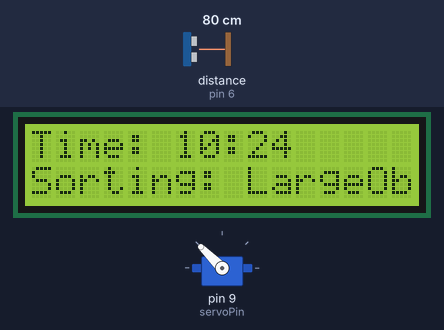
Simulated run of this sketch. Board: Arduino Uno, built with avr-gcc and run on an emulated ATmega328P. On the bench: 16×2 character LCD, servo. Wiring (inferred from the names in the program): ultrasonic range finder: trigger pin 7; echo pin 6. The inputs (shaded band) are chosen by the test bench; at power-on: distance to the obstacle (sensor on pin 6) 80 cm. The echo pulse lasts 58.3 µs per cm; the local clock reads 2024-03-15 10:24:30 at power-on unless the sketch sets it; what the sketch prints to the serial monitor is not drawn.

Above: at 2.2 s.
At 3.2 s:
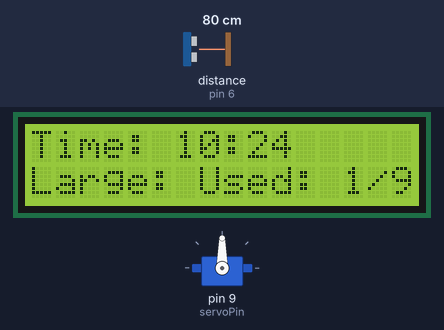
3.3 s: distance to the obstacle (sensor on pin 6) set to 13 cm
9.8 s: distance to the obstacle (sensor on pin 6) set to 10 cm
At 13.1 s:
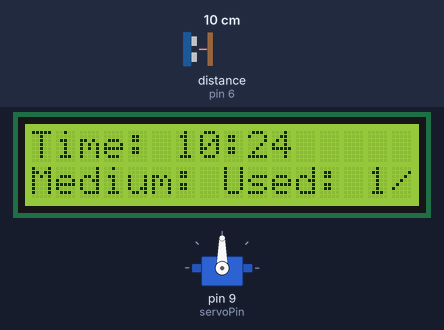
17.6 s: distance to the obstacle (sensor on pin 6) set to 7 cm
21.8 s: distance to the obstacle (sensor on pin 6) set to 4 cm
At 25.3 s:
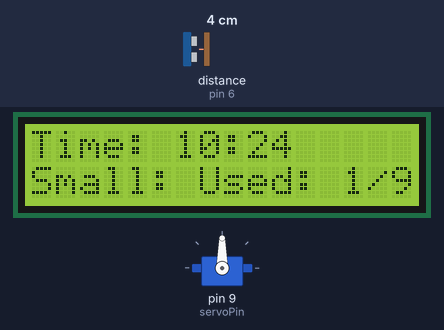
29.2 s: distance to the obstacle (sensor on pin 6) set to 18 cm
At 31.9 s:
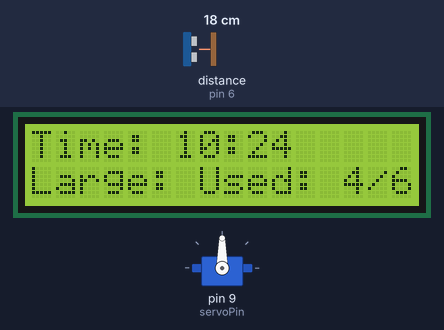
35.4 s: distance to the obstacle (sensor on pin 6) set to 250 cm
At 51.8 s:
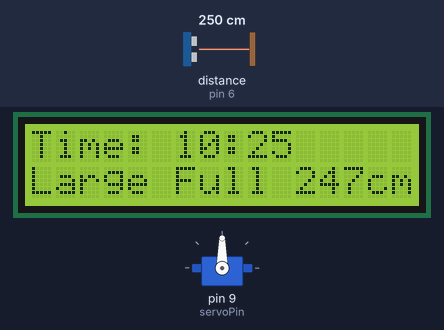
Timing chart, 0 to 53.3 s (numbered marks = the images above; inputs shaded):
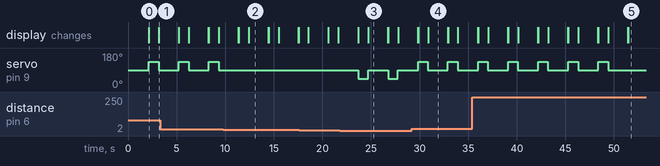

The sketch:

group4_simulation_rtc.ino
```cpp
#include <Wire.h>
#include <RTClib.h>  // Library for DS3231 RTC
#include <Servo.h>   // Library for controlling the servo motor
#include <LiquidCrystal_I2C.h> // Library for I2C-based 16x2 LCD display

// Ultrasonic Sensor Pins
const int trigPin = 7; // Trigger pin
const int echoPin = 6; // Echo pin

// Servo Motor Pin
Servo myServo;
const int servoPin = 9;

// RTC Object
RTC_DS3231 rtc;

// LCD Object (I2C Address 0x27, 16 columns, 2 rows)
LiquidCrystal_I2C lcd(0x20, 16, 2);

// Threshold distances for sorting (in cm)
const int smallObject = 5;  // Small object: less than 5 cm
const int mediumObject = 10; // Medium object: 5–10 cm
const int largeObject = 15;  // Large object: greater than 10 cm

// Bin capacities
int smallBinCapacity = 10;
int mediumBinCapacity = 10;
int largeBinCapacity = 10;

void setup() {
  lcd.init();
  lcd.backlight();
  lcd.setCursor(0, 0);
  lcd.print("Welcome");
  lcd.setCursor(0, 1);
  lcd.print("AUTOMATION SORTING");

  // Initialize Serial Monitor
  Serial.begin(9600);

  // Initialize Ultrasonic Sensor Pins
  pinMode(trigPin, OUTPUT);
  pinMode(echoPin, INPUT);

  // Initialize Servo Motor
  myServo.attach(servoPin);
  myServo.write(90); // Initial position of the servo

  // Initialize RTC
  if (!rtc.begin()) {
    Serial.println("Couldn't find RTC");
    lcd.print("Couldn't find RTC");
    while (1);
  }
  if (rtc.lostPower()) {
    rtc.adjust(DateTime(F(__DATE__), F(__TIME__))); // Set RTC to current date/time
  }

  delay(2000);
  lcd.clear();
}

void loop() {
  DateTime now = rtc.now(); // Get the current time from RTC
  lcd.setCursor(0, 0);
  lcd.print("Time: ");
  lcd.print(now.hour());
  lcd.print(":");
  lcd.print(now.minute());

  // Example: System operates between 8:00 AM and 6:00 PM
  if (now.hour() >= 00 && now.hour() < 24) {
    lcd.setCursor(0, 1);
    lcd.print("System Active   ");
    Serial.println("System Active");

    // Measure distance using Ultrasonic Sensor
    long distance = measureDistance();
    Serial.print("Distance: ");
    Serial.print(distance);
    Serial.println(" cm");

    // Display the distance on LCD
    lcd.setCursor(0, 1);
    lcd.print("Distance: ");
    lcd.print(distance);
    lcd.print(" cm ");

    // Sort objects based on size
    if (distance < smallObject) {
      if (smallBinCapacity > 0) {
        sortObject(0);
        smallBinCapacity--;
        Serial.print("Small Bin Remaining: ");
        Serial.println(smallBinCapacity);
        lcd.setCursor(0, 1);
        lcd.print("Small: ");
        lcd.print("Used: ");
        lcd.print(10 - smallBinCapacity);
        // lcd.print(" Avl: ");
        lcd.print("/");
        lcd.print(smallBinCapacity);
      } else {
        lcd.setCursor(0, 1);
        lcd.print("Small Full ");
        // lcd.print(smallBinCapacity);
        lcd.print(distance);
        Serial.println("Small Bin Full");
      }
    } else if (distance >= smallObject && distance <= mediumObject) {
      if (mediumBinCapacity > 0) {
        sortObject(1);
        mediumBinCapacity--;
        Serial.print("Medium Remaining: ");
        Serial.println(mediumBinCapacity);
        lcd.setCursor(0, 1);
        lcd.print("Medium: ");
        lcd.print("Used: ");
        lcd.print(10 - mediumBinCapacity);
        // lcd.print(" Avl: ");
        lcd.print("/");
        lcd.print(mediumBinCapacity);
      } else {
        lcd.setCursor(0, 1);
        lcd.print("Medium Full");
        // lcd.print(mediumBinCapacity);
        lcd.print(distance);
        Serial.println("Medium Bin Full");
      }
    } else if (distance > mediumObject) {
      if (largeBinCapacity > 0) {
        sortObject(2);
        largeBinCapacity--;
        Serial.print("Large Remaining: ");
        Serial.println(largeBinCapacity);
        lcd.setCursor(0, 1);
        lcd.print("Large: ");
        lcd.print("Used: ");
        lcd.print(10 - largeBinCapacity);
        // lcd.update();
        // lcd.setCursor(0, 1);
        // lcd.print("Large: ");
        lcd.print("/");
        lcd.print(largeBinCapacity);
      } else {
        lcd.setCursor(0, 1);
        lcd.print("Large Full ");
        lcd.print(distance);

        Serial.println("Large Bin Full");
      }
    }
  } else {
    lcd.setCursor(0, 0);
    lcd.print("System Inactive  ");
    lcd.setCursor(0, 1);
    lcd.print("Outside Hours ");
    Serial.println("System Inactive - Outside Working Hours");
  }
  delay(2000); // 2-second delay between readings
}

// Function to measure distance using the Ultrasonic Sensor
long measureDistance() {
  digitalWrite(trigPin, LOW);
  delayMicroseconds(2);
  digitalWrite(trigPin, HIGH);
  delayMicroseconds(10);
  digitalWrite(trigPin, LOW);

  long duration = pulseIn(echoPin, HIGH);
  long distance = duration * 0.034 / 2; // Convert duration to cm
  return distance;
}

// Function to control the Servo Motor for sorting
void sortObject(int bin) {
  switch (bin) {
    case 0:
      myServo.write(45); // Small object bin
      Serial.println("Small Object Detected - Moving to Bin 0");
      lcd.setCursor(0, 1);
      lcd.print("Sorting: SmallObj");
      break;
    case 1:
      myServo.write(90); // Medium object bin
      Serial.println("Medium Object Detected - Moving to Bin 1");
      lcd.setCursor(0, 1);
      lcd.print("Sorting: MediumObj");
      break;
    case 2:
      myServo.write(135); // Large object bin
      Serial.println("Large Object Detected - Moving to Bin 2");
      lcd.setCursor(0, 1);
      lcd.print("Sorting: LargeObj");
      break;
  }
  delay(1000); // Allow time for servo to move
  myServo.write(90); // Reset servo to default position
}
```

Measured:
- the behaviour switches between 12 and 11 cm on distance to the obstacle (sensor on pin 6) (found by bisection; images 1 and 2)
- the behaviour switches between 6 and 5 cm on distance to the obstacle (sensor on pin 6) (found by bisection; images 2 and 3)
- after the input at 9.8 s, servo on pin 9 (servoPin): stops changing and stays 90°; the display: first differs from a run without the input after 1.6 s (image 2 shows a later state)
- after the input at 21.8 s, servo on pin 9 (servoPin): alternates 90° for 2.1 s and 45° for 1.0 s, starting after 1.9 s; the display: first differs from a run without the input after 1.9 s (image 3 shows a later state)
- after the input at 29.2 s, the display: first differs from a run without the input after 0.66 s (image 4 shows a later state)
- by itself, servo on pin 9 (servoPin): alternates 135° for 1.0 s and 90° for 2.1 s
- what the display in image 0 shows lasts 1.0 s, from 2.2 s to 3.2 s
